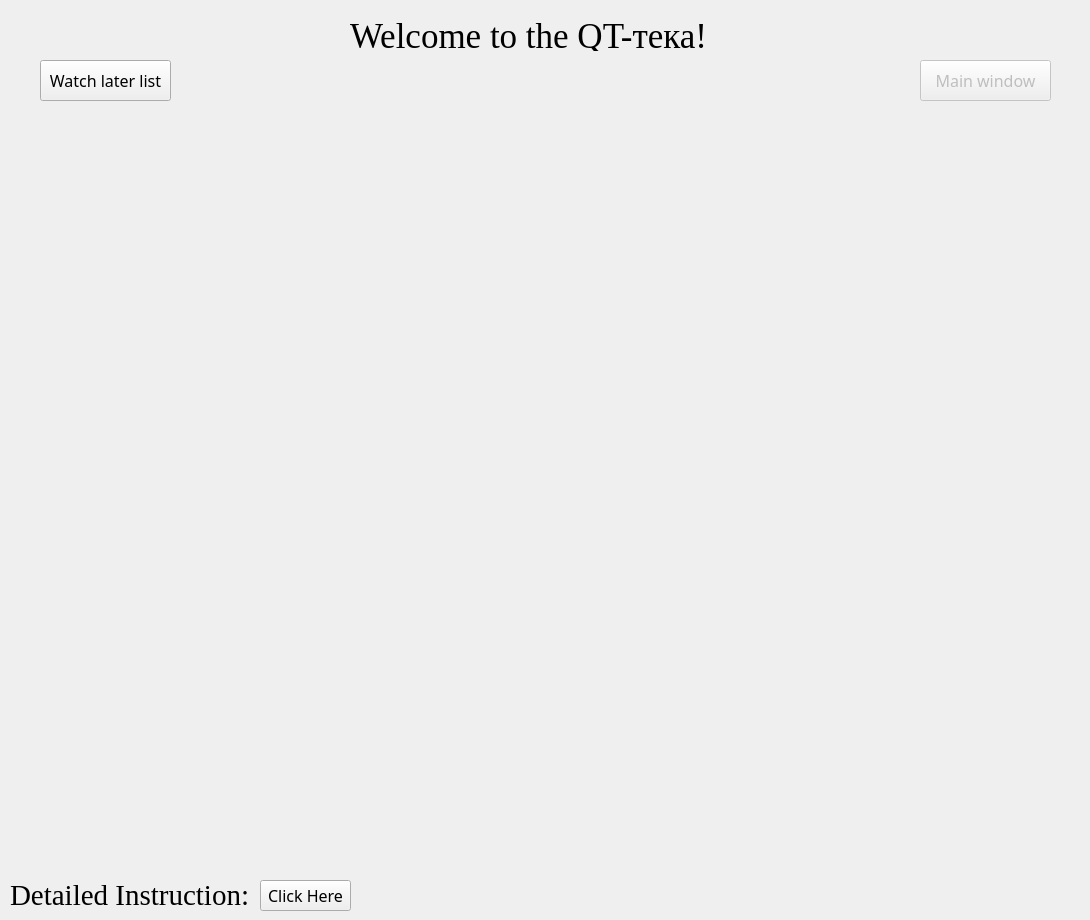
<?xml version="1.0" encoding="UTF-8"?>
<ui version="4.0">
 <class>Form</class>
 <widget class="QWidget" name="Form">
  <property name="geometry">
   <rect>
    <x>0</x>
    <y>0</y>
    <width>1090</width>
    <height>920</height>
   </rect>
  </property>
  <property name="sizePolicy">
   <sizepolicy hsizetype="Fixed" vsizetype="Fixed">
    <horstretch>0</horstretch>
    <verstretch>0</verstretch>
   </sizepolicy>
  </property>
  <property name="font">
   <font>
    <family>Times New Roman</family>
   </font>
  </property>
  <property name="windowTitle">
   <string>Form</string>
  </property>
  <property name="styleSheet">
   <string notr="true">QWidget{
	background_color: rgb(173, 173, 173)
}</string>
  </property>
  <widget class="QPushButton" name="pushButton_2">
   <property name="geometry">
    <rect>
     <x>40</x>
     <y>60</y>
     <width>131</width>
     <height>41</height>
    </rect>
   </property>
   <property name="font">
    <font>
     <family>Lucida Bright</family>
     <pointsize>12</pointsize>
    </font>
   </property>
   <property name="text">
    <string>Watch later list</string>
   </property>
  </widget>
  <widget class="QPushButton" name="pushButton_3">
   <property name="enabled">
    <bool>false</bool>
   </property>
   <property name="geometry">
    <rect>
     <x>920</x>
     <y>60</y>
     <width>131</width>
     <height>41</height>
    </rect>
   </property>
   <property name="font">
    <font>
     <family>Lucida Bright</family>
     <pointsize>12</pointsize>
    </font>
   </property>
   <property name="text">
    <string>Main window</string>
   </property>
  </widget>
  <widget class="QLabel" name="label">
   <property name="geometry">
    <rect>
     <x>350</x>
     <y>20</y>
     <width>361</width>
     <height>31</height>
    </rect>
   </property>
   <property name="font">
    <font>
     <family>Times New Roman</family>
     <pointsize>26</pointsize>
     <weight>50</weight>
     <italic>false</italic>
     <bold>false</bold>
     <underline>false</underline>
     <strikeout>false</strikeout>
    </font>
   </property>
   <property name="text">
    <string>Welcome to the QT-тека!</string>
   </property>
  </widget>
  <widget class="QLabel" name="label_2">
   <property name="geometry">
    <rect>
     <x>10</x>
     <y>880</y>
     <width>241</width>
     <height>31</height>
    </rect>
   </property>
   <property name="font">
    <font>
     <family>Times New Roman</family>
     <pointsize>22</pointsize>
     <weight>50</weight>
     <italic>false</italic>
     <bold>false</bold>
     <underline>false</underline>
     <strikeout>false</strikeout>
    </font>
   </property>
   <property name="text">
    <string>Detailed Instruction:</string>
   </property>
  </widget>
  <widget class="QPushButton" name="pushButton">
   <property name="geometry">
    <rect>
     <x>260</x>
     <y>880</y>
     <width>91</width>
     <height>31</height>
    </rect>
   </property>
   <property name="font">
    <font>
     <family>Segoe MDL2 Assets</family>
     <pointsize>12</pointsize>
    </font>
   </property>
   <property name="text">
    <string>Click Here</string>
   </property>
  </widget>
 </widget>
 <resources/>
 <connections/>
</ui>
